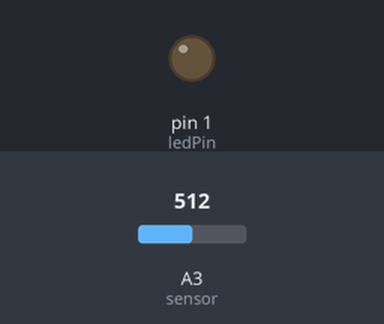
The sketch below on a simulated Arduino Uno, built with avr-gcc and run on an emulated ATmega328P. On the bench: output pins drawn as LEDs (lit = HIGH). Inputs (shaded band) come from the test bench; at power-on: A3 (sensor) = 512.

Above: at 1.2 s.
1.3 s: A3 (sensor) set to 980
2.8 s: A3 (sensor) set to 1003
At 3.3 s:
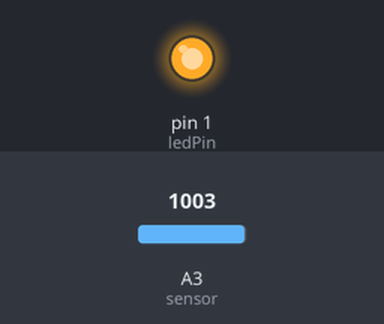
Timing chart, 0 to 5.8 s (numbered marks = the images above; inputs shaded):
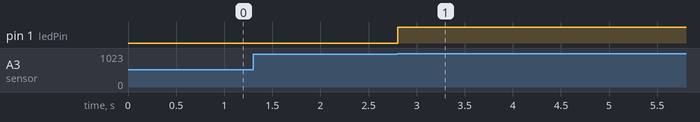

Measured:
- the behaviour switches between 990 and 991 on A3 (sensor) (found by bisection; images 0 and 1)
- after the input at 1.3 s, every drawn part: stays the same
- after the input at 2.8 s, pin 1 (ledPin): LOW → HIGH at once

The sketch:

NightLight.ino
```cpp
int sensor = 3; // analog input channel (not pin number) of the light sensor
int ledPin = 1;
int val;

void setup() {
  pinMode(ledPin, OUTPUT);
}

void loop() {
  // turn off the led so we can measure the light in the room without it
  digitalWrite(ledPin, LOW);

  // need to delay a bit to let the light sensor settle
  delay(10);

  // now, measure the light level in the room without the light from the led
  val = analogRead(sensor);

  // if it's dark in the room, turn on the led
  if (val > 990) {
    analogWrite(ledPin, 128);
    delay(10000);
  }
}
```
